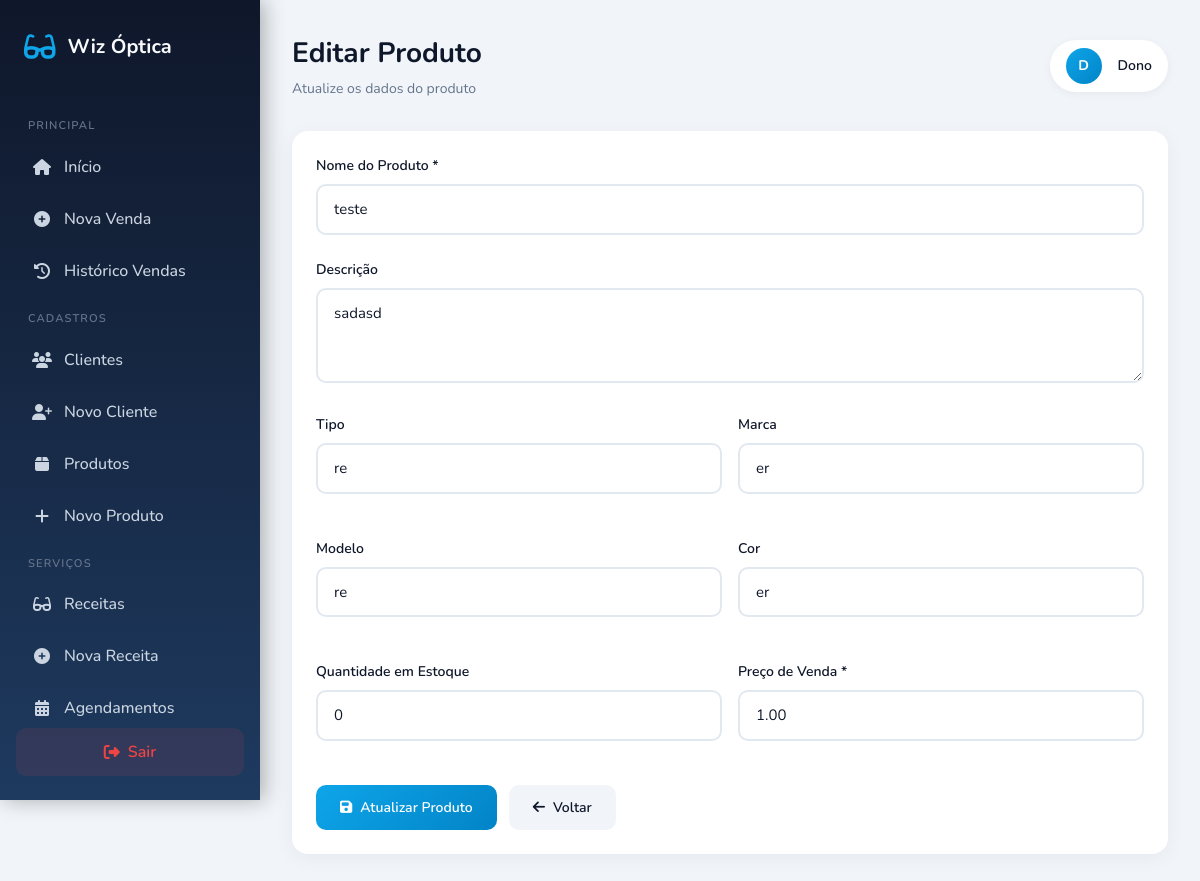
The app's page /views/produtos/novo.php?id=1 (signed in) with its own data.
### tables this page shows
CREATE TABLE `produtos` (
  `id` bigint(20) UNSIGNED NOT NULL,
  `nome` varchar(100) DEFAULT NULL,
  `tipo` varchar(50) DEFAULT NULL,
  `marca` varchar(50) DEFAULT NULL,
  `modelo` varchar(50) DEFAULT NULL,
  `cor` varchar(30) DEFAULT NULL,
  `preco` decimal(10,2) DEFAULT NULL,
  `estoque` int(11) DEFAULT NULL,
  `criado_em` timestamp NOT NULL DEFAULT current_timestamp(),
  `codigo` varchar(50) DEFAULT NULL,
  `estoque_atual` int(11) DEFAULT NULL,
  `preco_venda` decimal(10,2) DEFAULT NULL,
  `descricao` text DEFAULT NULL
);

### views/produtos/novo.php (the view, shortened to what this page needs)
<?php
$db = Database::getInstance()->getConnection();
$id = $_GET['id'] ?? null;
$editing = false;
$produto = [
    'nome' => '',
    'descricao' => '',
    'tipo' => '',
    'marca' => '',
    'modelo' => '',
    'cor' => '',
    'estoque' => 0,
    'preco' => 0
];
if ($id) {
    $editing = true;
    try {
        $stmt = $db->prepare("SELECT * FROM produtos WHERE id = ?");
        $stmt->execute([$id]);
        $produto = $stmt->fetch();
    } catch (PDOException $e) {
        error_log("Erro ao buscar produto: " . $e->getMessage());
        header('Location: index.php?error=erro_sistema');
        exit;
    }
} else {
    $pageTitle = 'Novo Produto';
    $moduleName = 'Cadastre um novo produto';
}
include __DIR__ . '/../layout_base.php';
?>
<div class="card">
    <form method="POST" class="space-y-6">
        <div class="form-group">
            <label for="nome" class="form-label">Nome do Produto *</label>
            <input type="text" name="nome" id="nome" required class="form-input" value="<?php echo htmlspecialchars($produto['nome'] ?? ($_POST['nome'] ?? '')); ?>" placeholder="Digite o nome do produto">
        </div>
        <div class="form-group">
            <label for="descricao" class="form-label">Descrição</label>
            <textarea name="descricao" id="descricao" rows="3" class="form-input" placeholder="Descrição detalhada do produto"><?php echo htmlspecialchars($produto['descricao'] ?? ($_POST['descricao'] ?? '')); ?></textarea>
        </div>
        <div class="grid grid-cols-1 md:grid-cols-2 gap-4">
            <div class="form-group">
                <label for="tipo" class="form-label">Tipo</label>
                <input type="text" name="tipo" id="tipo" class="form-input" value="<?php echo htmlspecialchars($produto['tipo'] ?? ($_POST['tipo'] ?? '')); ?>" placeholder="Ex: Óculos de Grau">
            </div>
            <div class="form-group">
                <label for="marca" class="form-label">Marca</label>
                <input type="text" name="marca" id="marca" class="form-input" value="<?php echo htmlspecialchars($produto['marca'] ?? ($_POST['marca'] ?? '')); ?>" placeholder="Ex: Ray-Ban">
            </div>
        </div>
        <div class="grid grid-cols-1 md:grid-cols-2 gap-4">
            <div class="form-group">
                <label for="modelo" class="form-label">Modelo</label>
                <input type="text" name="modelo" id="modelo" class="form-input" value="<?php echo htmlspecialchars($produto['modelo'] ?? ($_POST['modelo'] ?? '')); ?>" placeholder="Ex: Aviador">
            </div>
            <div class="form-group">
                <label for="cor" class="form-label">Cor</label>
                <input type="text" name="cor" id="cor" class="form-input" value="<?php echo htmlspecialchars($produto['cor'] ?? ($_POST['cor'] ?? '')); ?>" placeholder="Ex: Preto">
            </div>
        </div>
        <div class="grid grid-cols-1 md:grid-cols-2 gap-4">
            <div class="form-group">
                <label for="estoque" class="form-label">Quantidade em Estoque</label>
                <input type="number" name="estoque" id="estoque" class="form-input" value="<?php echo htmlspecialchars($produto['estoque'] ?? ($_POST['estoque'] ?? '0')); ?>" min="0">
            </div>
            <div class="form-group">
                <label for="preco" class="form-label">Preço de Venda *</label>
                <input type="number" name="preco" id="preco" class="form-input" value="<?php echo htmlspecialchars($produto['preco'] ?? ($_POST['preco'] ?? '')); ?>" step="0.01" min="0" required placeholder="0,00">
            </div>
        </div>
        <div class="flex gap-3">
            <button type="submit" class="btn btn-primary">
                <i class="fas fa-save"></i>
                <?php echo $editing ? 'Atualizar' : 'Salvar'; ?> Produto
            </button>
            <a href="index.php" class="btn btn-secondary">
                <i class="fas fa-arrow-left"></i>
                Voltar
            </a>
        </div>
    </form>
</div>
<?php include __DIR__ . '/../layout_end.php'; ?>

### views/layout_base.php (style rules this page uses)
* { box-sizing: border-box; margin: 0; padding: 0; }
body { font-family: 'Nunito', sans-serif; background: #f1f5f9; }
.card { background: white; border-radius: 16px; padding: 1.5rem; box-shadow: 0 4px 20px rgba(0,0,0,0.05); margin-bottom: 1.5rem; }
.btn { display: inline-flex; align-items: center; gap: 0.5rem; padding: 0.75rem 1.5rem; border-radius: 10px; font-weight: 600; font-family: inherit; font-size: 0.875rem; cursor: pointer; transition: all 0.2s ease; border: none; }
.btn-primary { background: linear-gradient(135deg, #0ea5e9, #0284c7); color: white; }
.btn-secondary { background: #f1f5f9; color: #0f172a; }
.form-group { margin-bottom: 1.25rem; }
.form-label { display: block; font-size: 0.875rem; font-weight: 600; color: #0f172a; margin-bottom: 0.5rem; }
.form-input, .form-select { width: 100%; padding: 0.75rem 1rem; font-size: 0.9375rem; border: 2px solid #e2e8f0; border-radius: 10px; background: white; color: #0f172a; transition: all 0.2s ease; font-family: inherit; }
.form-input::placeholder { color: #94a3b8; }

### records on screen
produtos: nome "teste", descricao "sadasd", tipo "re", marca "er", modelo "re", cor "er", estoque "0", preco "1.00"

### other values on screen
$currentPage "Editar Produto"
$currentModule "Atualize os dados do produto"
substr($_SESSION['usuario_nome'] ?? 'U', 0, 1) "D"
$_SESSION['usuario_nome'] "Dono"
